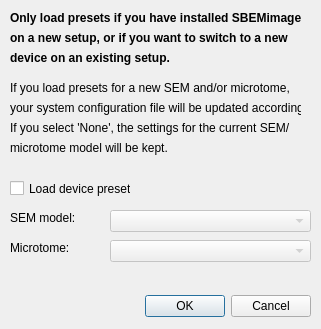
<?xml version="1.0" encoding="UTF-8"?>
<ui version="4.0">
 <class>deviceSelectionDlg</class>
 <widget class="QDialog" name="deviceSelectionDlg">
  <property name="geometry">
   <rect>
    <x>0</x>
    <y>0</y>
    <width>321</width>
    <height>329</height>
   </rect>
  </property>
  <property name="windowTitle">
   <string>Device Presets Selection</string>
  </property>
  <widget class="QDialogButtonBox" name="buttonBox">
   <property name="geometry">
    <rect>
     <x>90</x>
     <y>290</y>
     <width>221</width>
     <height>32</height>
    </rect>
   </property>
   <property name="orientation">
    <enum>Qt::Horizontal</enum>
   </property>
   <property name="standardButtons">
    <set>QDialogButtonBox::Cancel|QDialogButtonBox::Ok</set>
   </property>
  </widget>
  <widget class="QLabel" name="label_10">
   <property name="geometry">
    <rect>
     <x>10</x>
     <y>210</y>
     <width>81</width>
     <height>16</height>
    </rect>
   </property>
   <property name="text">
    <string>SEM model:</string>
   </property>
  </widget>
  <widget class="QLabel" name="label_11">
   <property name="geometry">
    <rect>
     <x>10</x>
     <y>240</y>
     <width>91</width>
     <height>16</height>
    </rect>
   </property>
   <property name="text">
    <string>Microtome:</string>
   </property>
  </widget>
  <widget class="QLabel" name="label_2">
   <property name="geometry">
    <rect>
     <x>10</x>
     <y>100</y>
     <width>291</width>
     <height>16</height>
    </rect>
   </property>
   <property name="text">
    <string>your system configuration file will be updated accordingly.</string>
   </property>
  </widget>
  <widget class="QCheckBox" name="checkBox_loadPresets">
   <property name="geometry">
    <rect>
     <x>10</x>
     <y>180</y>
     <width>121</width>
     <height>17</height>
    </rect>
   </property>
   <property name="text">
    <string>Load device presets</string>
   </property>
  </widget>
  <widget class="QComboBox" name="comboBox_SEMs">
   <property name="enabled">
    <bool>false</bool>
   </property>
   <property name="geometry">
    <rect>
     <x>110</x>
     <y>210</y>
     <width>201</width>
     <height>22</height>
    </rect>
   </property>
   <property name="layoutDirection">
    <enum>Qt::LeftToRight</enum>
   </property>
  </widget>
  <widget class="QLabel" name="label">
   <property name="geometry">
    <rect>
     <x>10</x>
     <y>80</y>
     <width>291</width>
     <height>16</height>
    </rect>
   </property>
   <property name="text">
    <string>If you load presets for a new SEM and/or microtome,</string>
   </property>
  </widget>
  <widget class="QComboBox" name="comboBox_microtomes">
   <property name="enabled">
    <bool>false</bool>
   </property>
   <property name="geometry">
    <rect>
     <x>110</x>
     <y>240</y>
     <width>201</width>
     <height>22</height>
    </rect>
   </property>
  </widget>
  <widget class="QLabel" name="label_3">
   <property name="geometry">
    <rect>
     <x>10</x>
     <y>30</y>
     <width>301</width>
     <height>16</height>
    </rect>
   </property>
   <property name="font">
    <font>
     <weight>75</weight>
     <bold>true</bold>
    </font>
   </property>
   <property name="text">
    <string>on a new setup, or if you want to switch to a new</string>
   </property>
  </widget>
  <widget class="QLabel" name="label_4">
   <property name="geometry">
    <rect>
     <x>10</x>
     <y>10</y>
     <width>291</width>
     <height>16</height>
    </rect>
   </property>
   <property name="font">
    <font>
     <weight>75</weight>
     <bold>true</bold>
    </font>
   </property>
   <property name="text">
    <string>Only load presets if you have installed SBEMimage</string>
   </property>
  </widget>
  <widget class="QLabel" name="label_5">
   <property name="geometry">
    <rect>
     <x>10</x>
     <y>50</y>
     <width>301</width>
     <height>16</height>
    </rect>
   </property>
   <property name="font">
    <font>
     <weight>75</weight>
     <bold>true</bold>
    </font>
   </property>
   <property name="text">
    <string>device on an existing setup.</string>
   </property>
  </widget>
  <widget class="QLabel" name="label_6">
   <property name="geometry">
    <rect>
     <x>10</x>
     <y>120</y>
     <width>291</width>
     <height>16</height>
    </rect>
   </property>
   <property name="text">
    <string>If you select 'None', the settings for the current SEM/</string>
   </property>
  </widget>
  <widget class="QLabel" name="label_7">
   <property name="geometry">
    <rect>
     <x>10</x>
     <y>140</y>
     <width>291</width>
     <height>16</height>
    </rect>
   </property>
   <property name="text">
    <string>microtome model will be kept.</string>
   </property>
  </widget>
 </widget>
 <resources/>
 <connections>
  <connection>
   <sender>buttonBox</sender>
   <signal>accepted()</signal>
   <receiver>deviceSelectionDlg</receiver>
   <slot>accept()</slot>
   <hints>
    <hint type="sourcelabel">
     <x>248</x>
     <y>254</y>
    </hint>
    <hint type="destinationlabel">
     <x>157</x>
     <y>274</y>
    </hint>
   </hints>
  </connection>
  <connection>
   <sender>buttonBox</sender>
   <signal>rejected()</signal>
   <receiver>deviceSelectionDlg</receiver>
   <slot>reject()</slot>
   <hints>
    <hint type="sourcelabel">
     <x>316</x>
     <y>260</y>
    </hint>
    <hint type="destinationlabel">
     <x>286</x>
     <y>274</y>
    </hint>
   </hints>
  </connection>
 </connections>
</ui>
